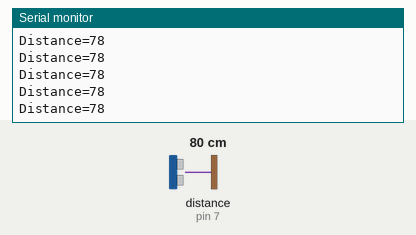
Bench run of a sketch on a simulated Arduino Uno, built with avr-gcc and run on an emulated ATmega328P. Shown: the last lines printed to the serial monitor. Wiring (inferred from the names in the program): ultrasonic range finder: trigger pin 12; echo pin 7. The test bench sets the inputs (shaded band); at power-on: distance to the obstacle (sensor on pin 7) 80 cm. The echo pulse lasts 58.3 µs per cm.

Above: at 1.2 s.
1.3 s: distance to the obstacle (sensor on pin 7) set to 120 cm
At 1.9 s:
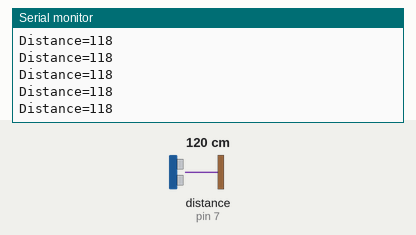
4.3 s: distance to the obstacle (sensor on pin 7) set to 250 cm
At 5.4 s:
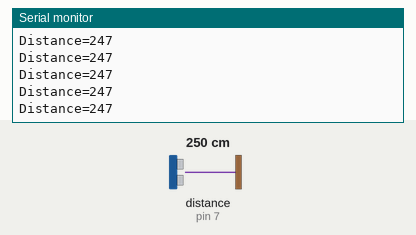
10.3 s: distance to the obstacle (sensor on pin 7) set to 299 cm
At 11.1 s:
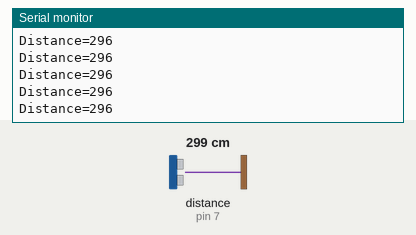
Timing chart, 0 to 13.3 s (numbered marks = the images above; inputs shaded):
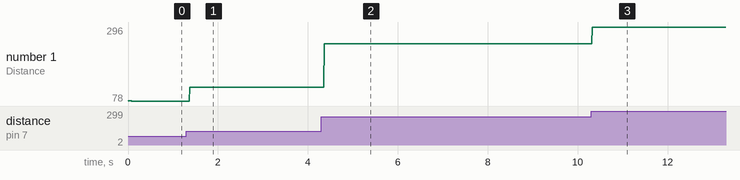

Measured:
- after the input at 1.3 s, the serial monitor: prints a new line after 0.07 s (image 1)
- after the input at 4.3 s, the serial monitor: prints a new line after 0.07 s (image 2)
- after the input at 10.3 s, the serial monitor: prints a new line at once (image 3)
- plotted number 1: 78 → 118 after the input at 1.3 s, 118 → 247 after the input at 4.3 s, 247 → 296 after the input at 10.3 s

The sketch:

Ultrasonic_sensor.ino
```cpp
int trig=12;
int echo=07;


void setup(){
  Serial.begin(9600);
  pinMode(trig,OUTPUT);
  pinMode(echo,INPUT);

}
void loop(){
  digitalWrite(trig,LOW);
  delayMicroseconds(2);
  digitalWrite(trig,HIGH);
  delayMicroseconds(10);
  digitalWrite(trig,LOW);
  long time = pulseIn(echo,HIGH);
  int distance=time*0.034/2;
  Serial.print("Distance=");
  Serial.println(distance);

}
```
